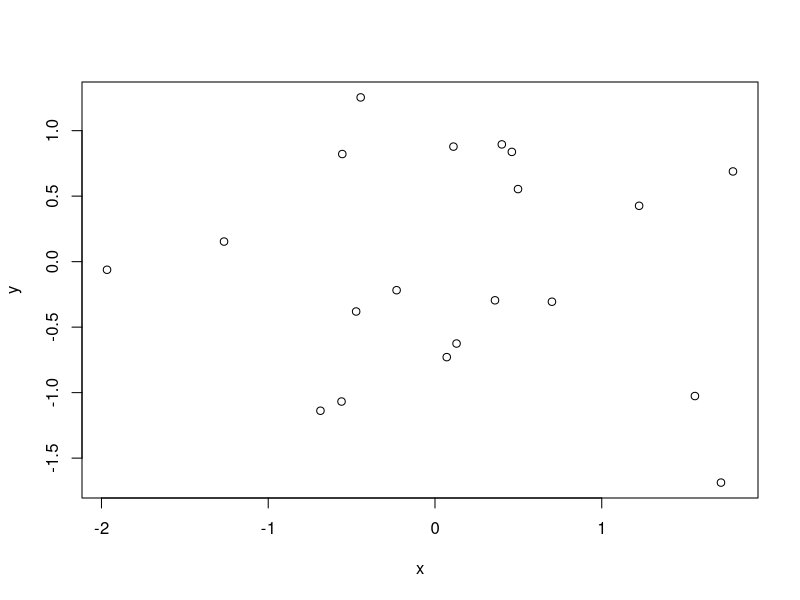
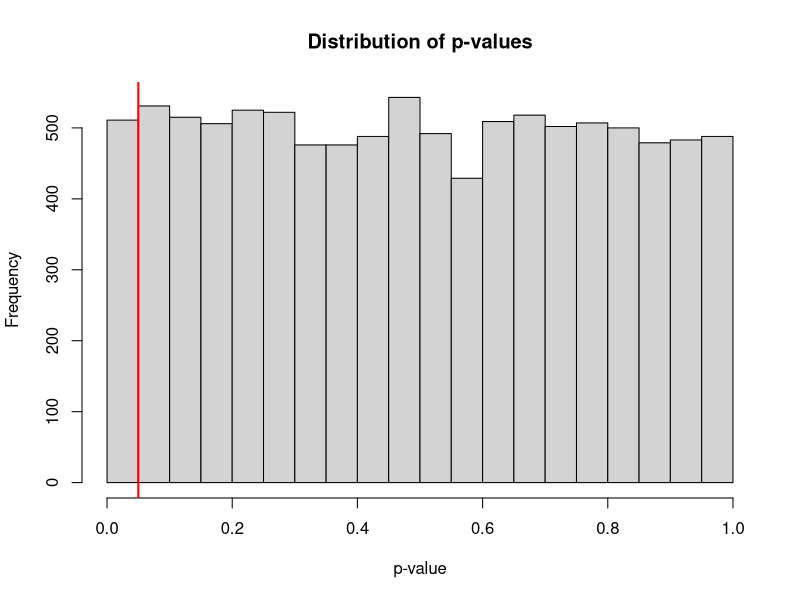
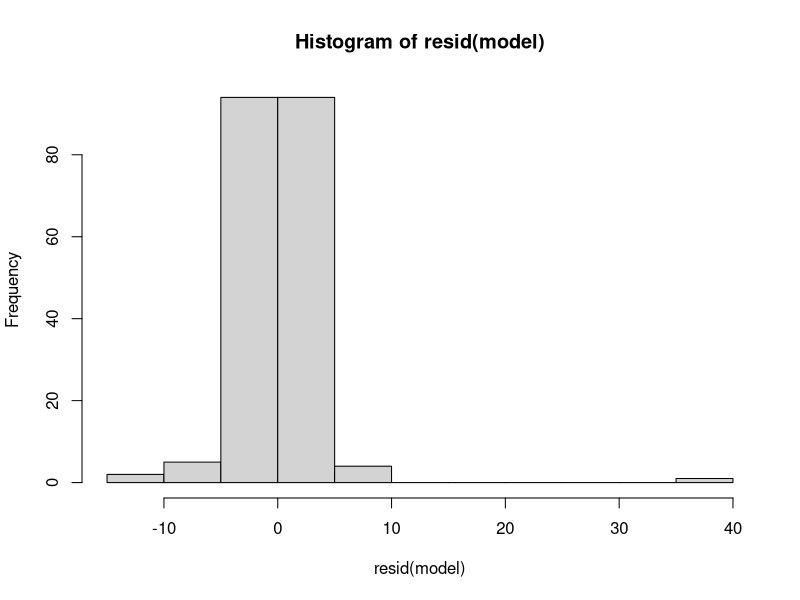
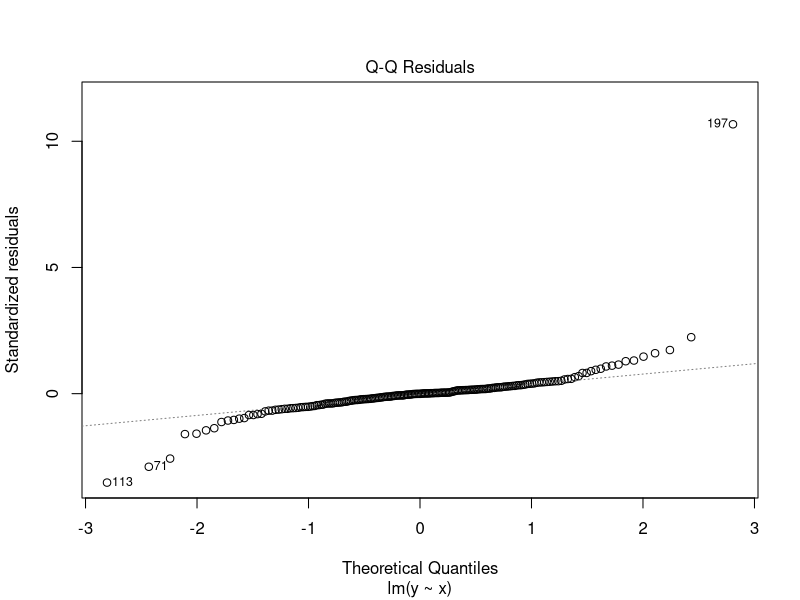
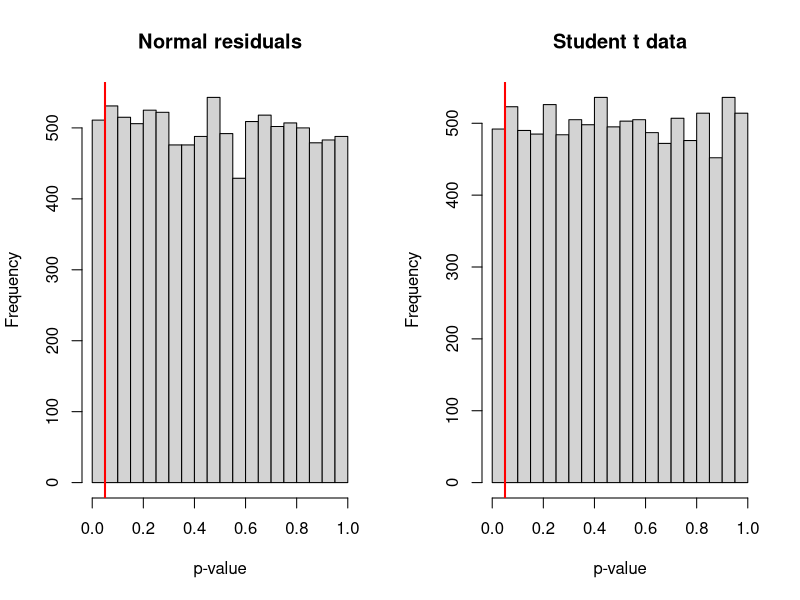
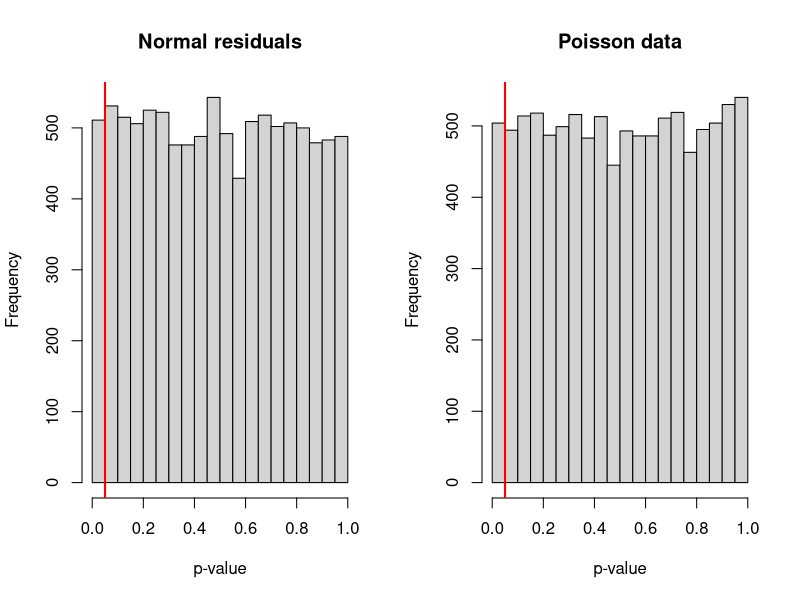
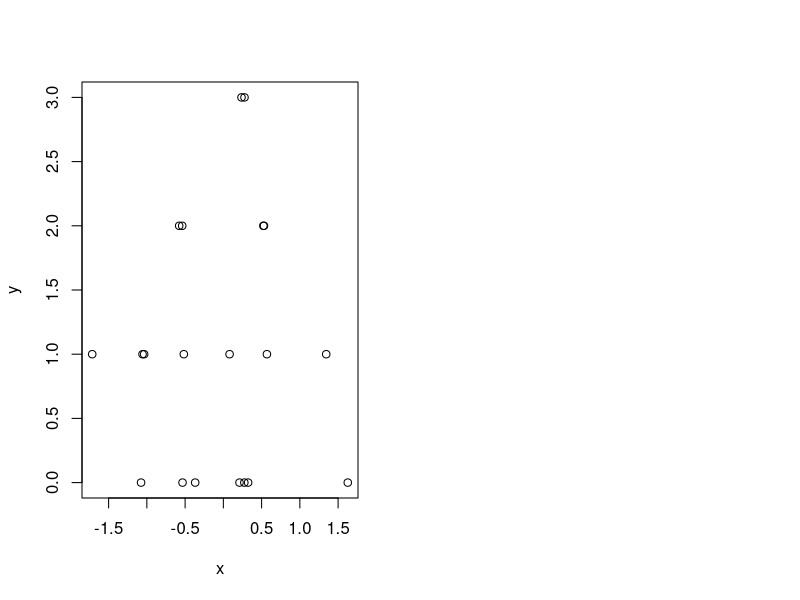
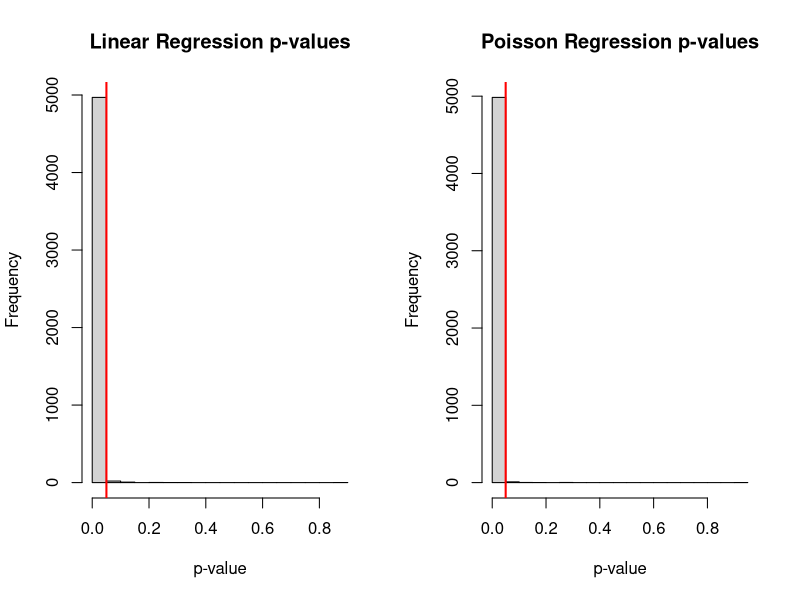

Write R code to recreate these figures, in order.
# Set seed for reproducibility
set.seed(123)
n <- 20
x <- rnorm(n)
# Simulate y as a function of x with some noise
y <- 0 * x + rnorm(n)
plot(x,y)  
  # Fit model and extract p-value for x coefficient
model <- lm(y ~ x)
summary(model)


# Function to simulate one dataset and return p-value
simulate_regression <- function(n = 20, b = 0) {
  x <- rnorm(n)
  # Simulate y as a function of x with some noise
    y <- b * x + rnorm(n)
  
  # Fit model and extract p-value for x coefficient
  model <- lm(y ~ x)
  summary(model)$coefficients[2, 4]
}

# Run 1000 simulations
n_sims <- 10000
p_values <- replicate(n_sims, simulate_regression())

# Calculate proportion of false positives (alpha = 0.05)
type_I_error_rate <- mean(p_values < 0.05)

# Print results
cat("Type I error rate:", round(type_I_error_rate, 3), "\n")
cat("Expected rate: 0.05\n")

# Optional: create histogram of p-values
hist(p_values, breaks = 30, main = "Distribution of p-values",
     xlab = "p-value", ylab = "Frequency")
abline(v = 0.05, col = "red", lwd = 2)

#
# Function to simulate student t data and return p-value
#
simulate_t <- function(n = 200, df = 2) {
    x <- rnorm(n)
    # Generate t-distributed residuals with low degrees of freedom
    y <- rt(n, df = df) + rnorm(n)
    
    # Fit linear model (incorrectly assuming normality)
    model <- lm(y ~ x)
    
    summary(model)$coefficients[2, 4]
    #plot(model, 2)
}

# Run 1000 simulations with Poisson data
p_values_t <- replicate(n_sims, simulate_t(df = 1))

# Calculate Type I error rate for Poisson case
type_I_error_rate_simulate_t <- mean(p_values_t < 0.05)

# Print results for both cases
cat("\nNormal residuals Type I error rate:", round(type_I_error_rate, 3), "\n")
cat("student t data Type I error rate:", round(type_I_error_rate_simulate_t, 3), "\n")
cat("Expected rate: 0.05\n")
n = 200
 x <- rnorm(n)
# Generate t-distributed residuals with low degrees of freedom
y <- rt(n, df = 2) + rnorm(n)
    
    # Fit linear model (incorrectly assuming normality)
     model <- lm(y ~ x)
hist(resid(model))
plot(model, 2)

# Plot histograms side by side
par(mfrow = c(1, 2))
hist(p_values, breaks = 30, main = "Normal residuals",
     xlab = "p-value", ylab = "Frequency")
abline(v = 0.05, col = "red", lwd = 2)

hist(p_values_t, breaks = 30, main = "Student t data",
     xlab = "p-value", ylab = "Frequency")
abline(v = 0.05, col = "red", lwd = 2)

#
# Function to simulate Poisson data and return p-value
#
simulate_poisson <- function(n = 20, lambda = 1) {
    x <- rnorm(n)
    # Generate Poisson-distributed residuals
    y <- rpois(n, lambda = lambda)
    
    # Fit linear model (incorrectly assuming normality)
    model <- lm(y ~ x)
    
    summary(model)$coefficients[2, 4]
}

# Run 1000 simulations with Poisson data
p_values_poisson <- replicate(n_sims, simulate_poisson(lambda = 1))

# Calculate Type I error rate for Poisson case
type_I_error_rate_simulate_poisson <- mean(p_values_poisson < 0.05)

# Print results for both cases
cat("\nNormal residuals Type I error rate:", round(type_I_error_rate, 3), "\n")
cat("Poisson data Type I error rate:", round(type_I_error_rate_simulate_poisson, 3), "\n")
cat("Expected rate: 0.05\n")

# Plot histograms side by side
par(mfrow = c(1, 2))
hist(p_values, breaks = 30, main = "Normal residuals",
     xlab = "p-value", ylab = "Frequency")
abline(v = 0.05, col = "red", lwd = 2)

hist(p_values_poisson, breaks = 30, main = "Poisson data",
     xlab = "p-value", ylab = "Frequency")
abline(v = 0.05, col = "red", lwd = 2)

# ------------------------------- #
# POWER ANALYSIS 
# ------------------------------- #

#Example plot of x vs y
n <- 20
x <- rnorm(n)
# True Poisson regression: log(lambda) = beta0 + beta*x
lambda <- exp(0.5 + 0.2 * x)
y <- rpois(n, lambda)
plot(x, y)


# Power analysis comparing linear vs Poisson regression
simulate_with_effect <- function(n = 20, beta = 0.5) {
    x <- rnorm(n)
    # True Poisson regression: log(lambda) = beta0 + beta*x
    lambda <- exp(0.5 + beta * x)
    y <- rpois(n, lambda)

    # Fit both models
    lm_model <- lm(y ~ x)
    pois_model <- glm(y ~ x, family = poisson)
    
    # Return p-values for both models
    c(
        lm = summary(lm_model)$coefficients[2, 4],
        poisson = summary(pois_model)$coefficients[2, 4]
    )
}

# Run simulations
n_sims <- 5000
results <- replicate(n_sims, simulate_with_effect(n = 20, beta = 1))

# Calculate power for both methods
power_lm <- mean(results["lm",] < 0.05)
power_poisson <- mean(results["poisson",] < 0.05)

# Print results
cat("\nPower Analysis Results:\n")
cat("Linear regression power:", round(power_lm, 3), "\n")
cat("Poisson regression power:", round(power_poisson, 3), "\n")

# Visualize p-value distributions
par(mfrow = c(1, 2))
hist(results["lm",], breaks = 30, main = "Linear Regression p-values",
     xlab = "p-value", ylab = "Frequency")
abline(v = 0.05, col = "red", lwd = 2)

hist(results["poisson",], breaks = 30, main = "Poisson Regression p-values",
     xlab = "p-value", ylab = "Frequency")
abline(v = 0.05, col = "red", lwd = 2)
